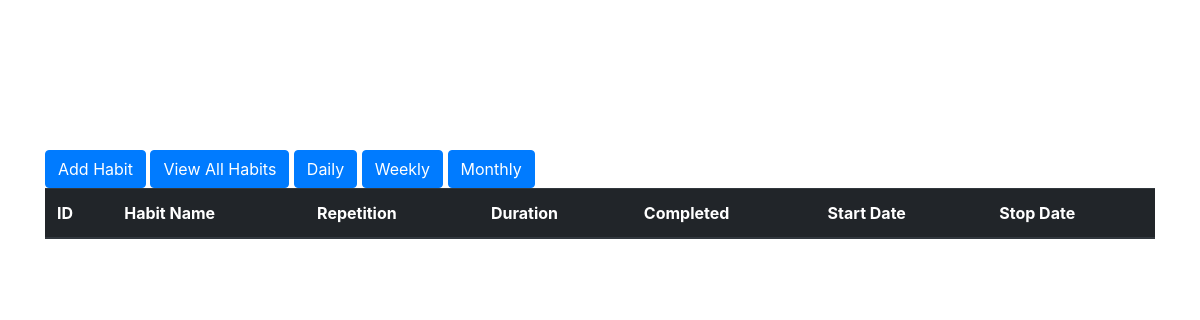
Before: /daily with the older database file.
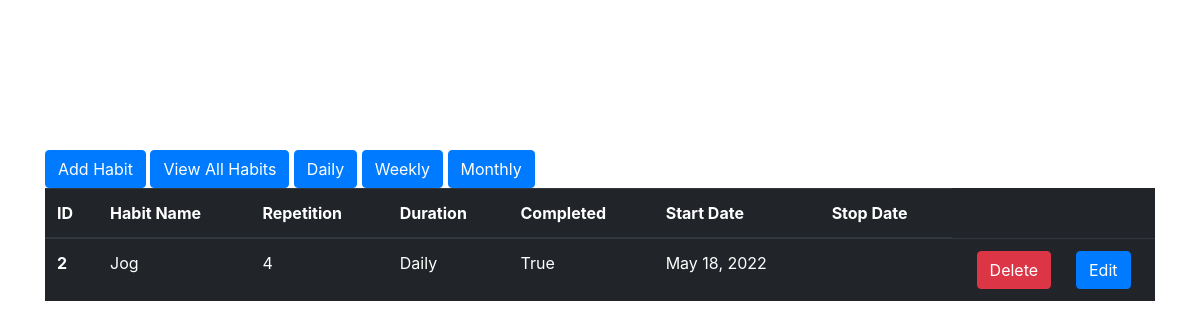
After: the same page with the newer database file.
### habit/models.py (models this page shows)
class HabitModel(models.Model):
    class Meta:
        db_table = "habit"
    name = models.CharField(max_length=255)
    repetition = models.IntegerField()
    number_completed = models.IntegerField(default=0)
    duration = models.CharField(max_length=255)
    completed = models.BooleanField(default=False)
    start_date = models.DateField(default=timezone.now())
    finish_date = models.DateField(default=timezone.now())
    broken = models.BooleanField(default=False)
    streak = models.IntegerField(default=0)

### habit/views.py (the view)
# urls.py: path('daily', DailyHabitsView.as_view(), name='daily'),
class DailyHabitsView(View):
    def get(self, request):
        habits = HabitModel.objects.filter(duration="Daily")
        print(habits)
        return render(request, 'habits.html', {'habits': habits})

### habit/templates/habits.html (shortened to what this page needs)
{% extends 'base.html' %}
{% block content %}
<a href="{% url 'add-habit'  %}"> <button class = "btn btn-primary">Add Habit</button> </a>
<a href="{% url 'habits'  %}"> <button class = "btn btn-primary">View All Habits</button> </a>
<a href="{% url 'daily'  %}"> <button class = "btn btn-primary">Daily</button> </a>
<a href="{% url 'weekly'  %}"> <button class = "btn btn-primary">Weekly</button> </a>
<a href="{% url 'monthly'  %}"> <button class = "btn btn-primary">Monthly</button> </a>
<table class="table table-dark">
  <thead>
    <tr>
      <th scope="col">ID</th>
      <th scope="col">Habit Name</th>
      <th scope="col">Repetition</th>
      <th scope="col">Duration</th>
      <th scope="col">Completed</th>
      <th scope="col">Start Date</th>
      <th scope="col">Stop Date</th>
    </tr>
  </thead>
  <tbody>
    {% for habit in habits %}
    <tr>
      <th scope="row">{{habit.id}}</th>
      <td>{{habit.name}}</td>
      <td>{{habit.repetition}}</td>
      <td> {{habit.duration }} {{habit.duration_type}} </td>
      <td> {{habit.completed}}</td>
      <td> {{habit.start_date }}</td>
      <td> {{habit.finnish_date }}</td>
      <td class = "d-flex flex-row justify-content-around">
        <form method="post" action = "delete/{{habit.id}}">
        <input type="submit" value="Delete" class = "btn btn-danger">
       </form>
       <a href = "{% url 'update' habit.id %}"  ><button class = "btn btn-primary"> Edit</button></a>
      </td>
    </tr>
    {% endfor %}
  </tbody>
</table>
{% endblock %}

Changed rows visible on the page:
now on this page (row edited): HabitModel: id "2", name "Jog", repetition "4", duration "Daily", completed "True", start_date "May 18, 2022"
